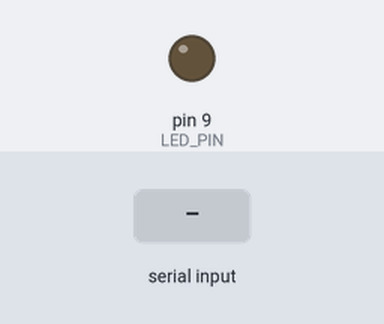
A sketch run on a simulated Arduino Uno, built with avr-gcc and run on an emulated ATmega328P. Parts: output pins drawn as LEDs (lit = HIGH). The inputs (shaded band) are chosen by the test bench. What the sketch prints to the serial monitor is not drawn.

Above: at 1.2 s.
1.3 s: "B" received over Serial
At 1.6 s:
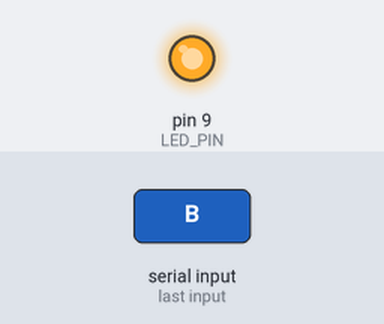
2.8 s: "S" received over Serial
At 3.9 s:
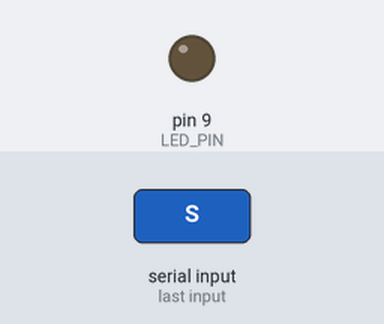
Timing chart, 0 to 5.8 s (numbered marks = the images above; inputs shaded):
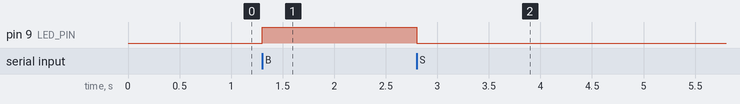

Measured:
- after the input at 1.3 s, pin 9 (LED_PIN): LOW → HIGH at once
- after the input at 2.8 s, pin 9 (LED_PIN): HIGH → LOW at once

The sketch:

8_2.ino
```cpp
/*
  keyes 4WD 多功能智能车
  课程 08.2
  蓝牙控制
  http://www.keyes-robot.com
*/
char BLE_VAL; // 蓝牙接收到的字符变量
#define LED_PIN 9  // LED 灯引脚

/* 功能：初始化串口和 LED 引脚 */
void setup() {
  Serial.begin(9600);
  pinMode(LED_PIN, OUTPUT);
}

/* 功能：读取串口数据，根据指令控制 LED 灯 */
void loop() {
  if (Serial.available() > 0) {
    BLE_VAL = Serial.read();
    Serial.print("数据已接收：");  // 输出接收提示
    Serial.println(BLE_VAL);
    if (BLE_VAL == 'B') {
      digitalWrite(LED_PIN, HIGH);  // 点亮 LED
      Serial.println("LED 已开启");
    }
    if (BLE_VAL == 'S') {
      digitalWrite(LED_PIN, LOW);  // 熄灭 LED
      Serial.println("LED 已关闭");
    }
  }
}
```
